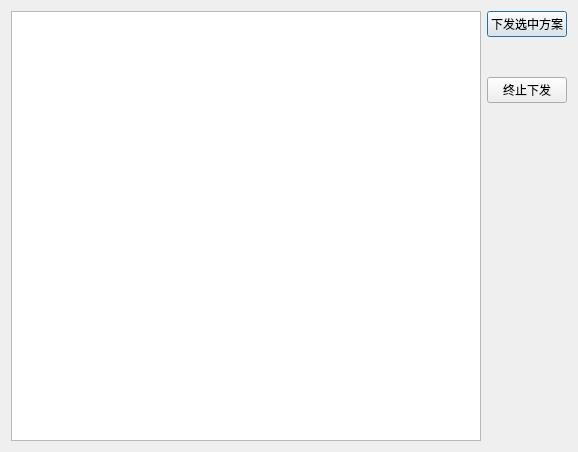
<?xml version="1.0" encoding="UTF-8"?>
<ui version="4.0">
 <class>Dialog</class>
 <widget class="QDialog" name="Dialog">
  <property name="geometry">
   <rect>
    <x>0</x>
    <y>0</y>
    <width>578</width>
    <height>452</height>
   </rect>
  </property>
  <property name="windowTitle">
   <string>Dialog</string>
  </property>
  <layout class="QHBoxLayout" name="horizontalLayout">
   <item>
    <layout class="QVBoxLayout" name="verticalLayout_2" stretch="10">
     <item>
      <widget class="QTreeView" name="treeView"/>
     </item>
    </layout>
   </item>
   <item>
    <layout class="QVBoxLayout" name="verticalLayout">
     <property name="spacing">
      <number>0</number>
     </property>
     <property name="sizeConstraint">
      <enum>QLayout::SetDefaultConstraint</enum>
     </property>
     <property name="bottomMargin">
      <number>0</number>
     </property>
     <item>
      <widget class="QPushButton" name="pushButton">
       <property name="text">
        <string>下发选中方案</string>
       </property>
      </widget>
     </item>
     <item>
      <spacer name="verticalSpacer_2">
       <property name="orientation">
        <enum>Qt::Vertical</enum>
       </property>
       <property name="sizeType">
        <enum>QSizePolicy::Fixed</enum>
       </property>
       <property name="sizeHint" stdset="0">
        <size>
         <width>20</width>
         <height>40</height>
        </size>
       </property>
      </spacer>
     </item>
     <item>
      <widget class="QPushButton" name="pushButton_6">
       <property name="text">
        <string>终止下发</string>
       </property>
      </widget>
     </item>
     <item>
      <spacer name="verticalSpacer">
       <property name="orientation">
        <enum>Qt::Vertical</enum>
       </property>
       <property name="sizeHint" stdset="0">
        <size>
         <width>20</width>
         <height>40</height>
        </size>
       </property>
      </spacer>
     </item>
    </layout>
   </item>
  </layout>
 </widget>
 <resources/>
 <connections/>
</ui>
